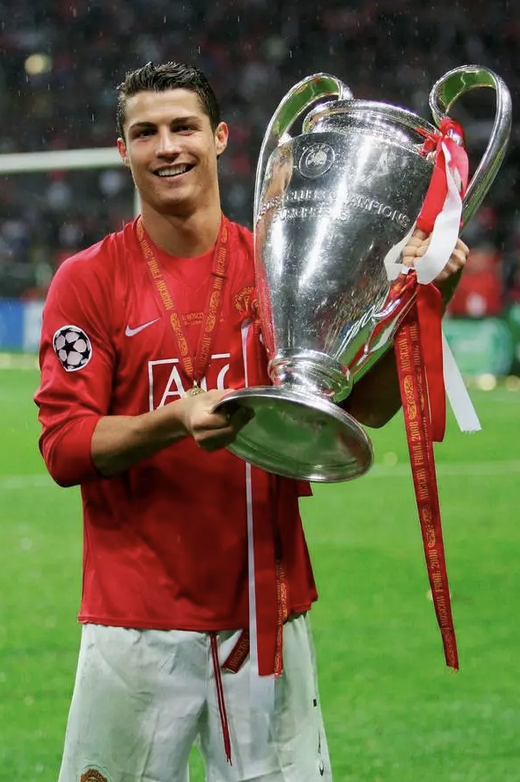
#> input picture week_10/ronaldo.png, 520 x 782 px, given in place of ronaldo.jpg, which was not available
$ python magnitude_spectrum.py
#> lines starting #> are read from the running program, lines starting #| are printed output that depends on the picture; pictures that were not available may be replaced by others from this repository, and a replacement may not be noted
import numpy as np
import cv2 as cv
from matplotlib import pyplot as plt

img = cv.imread('/Users/janpoonthong/University/Year-3/Semester-1/selected_topic_computer_vision/week_4/ronaldo.jpg', cv.IMREAD_GRAYSCALE)
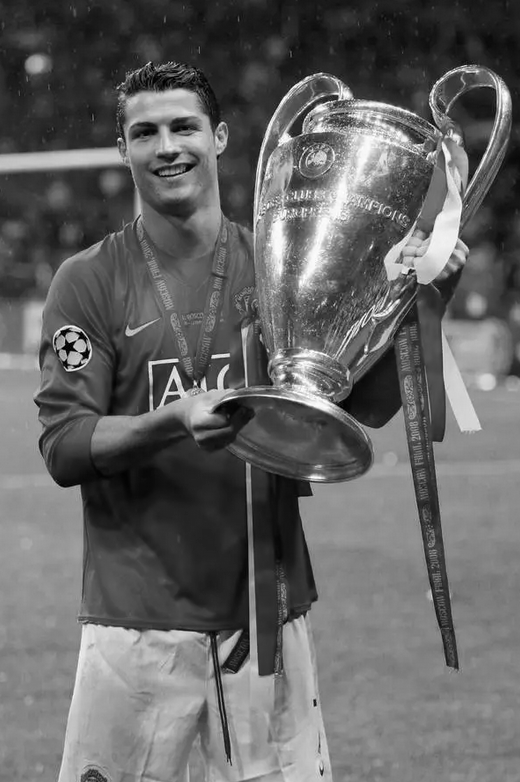
#> img: shape (782, 520); min 0, max 255, mean 100.8
assert img is not None, "file could not be read, check with os.path.exists()"

dft = cv.dft(np.float32(img),flags = cv.DFT_COMPLEX_OUTPUT)
dft_shift = np.fft.fftshift(dft)

magnitude_spectrum = 20*np.log(cv.magnitude(dft_shift[:,:,0],dft_shift[:,:,1]))
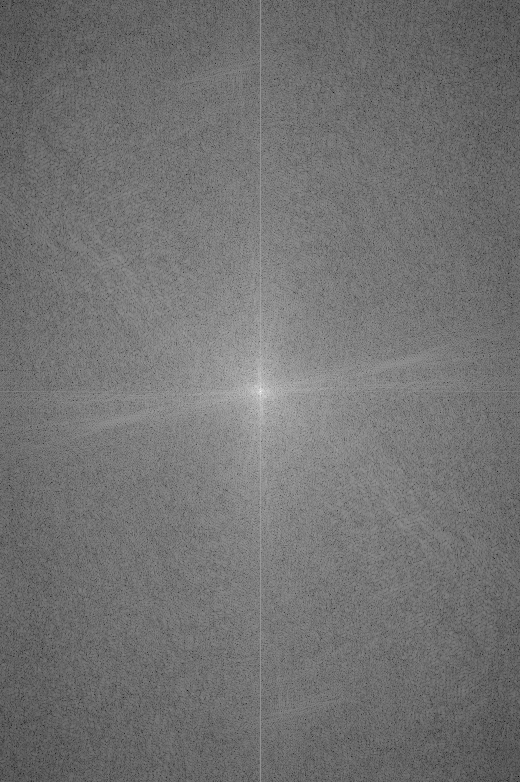
#> magnitude_spectrum: shape (782, 520) float32; min 11.39, max 350.6, mean 164.3; drawn with min black and max white

plt.subplot(121),plt.imshow(img, cmap = 'gray')
plt.title('Input Image'), plt.xticks([]), plt.yticks([])
plt.subplot(122),plt.imshow(magnitude_spectrum, cmap = 'gray')
plt.title('Magnitude Spectrum'), plt.xticks([]), plt.yticks([])
plt.show()
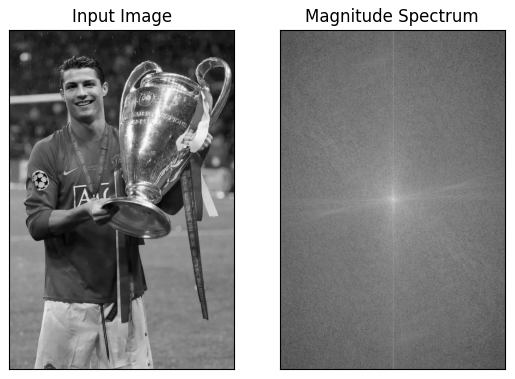
#> figure drawn by matplotlib, 2 panels
